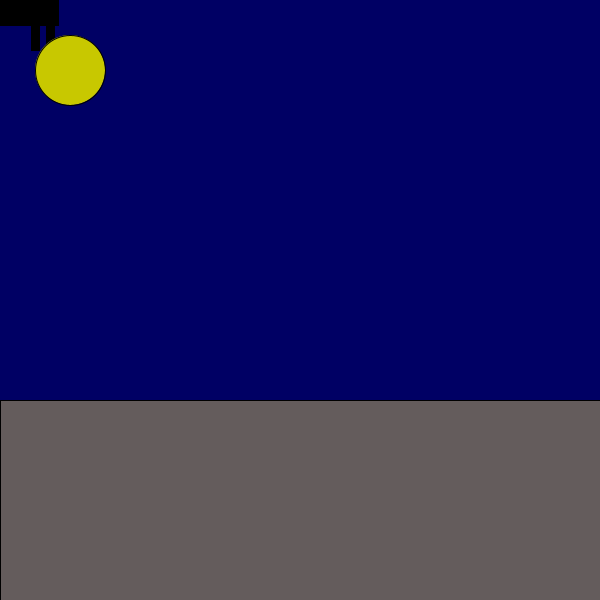
Frame 1 (no input)
Frame 60 (the mouse pressed at the canvas centre just before this capture): identical to frame 1, image omitted
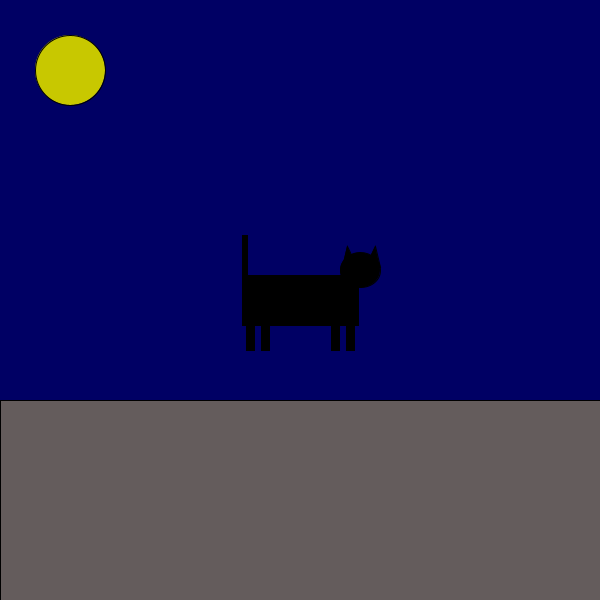
Frame 120 (the mouse held since frame 60 and released just before this capture)

The Processing sketch that drew these frames (run headless with seeded random() and noise(); from frame 60 on, the mouse is pressed at the canvas centre):

// Processing sketch: Function_Cat
// ── Function_Cat.pde
//Function Example Drawing a Cat

//=====================VOID SETUP START=====================
void setup(){
 
 background(0); 
 size(600,600);
 frameRate(30);
  
}
//=====================VOID SETUP END=====================


//=====================VOID DRAW START=====================
void draw(){
  
 background(0,0,100);
 ground();
 cat();
 moon();
 
}
//=====================VOID DRAW END=====================

//=====================VOID CAT START=====================
//This function draws a black cat

void cat(){
  
  int x, y, legLength, legWidth;    //declare local integer variables for cat
  
  rectMode(CENTER);  //set rect mode
  
  x = mouseX;    //assign current mouse xposition to x
  y = mouseY;    //assign current mouse yposition to y
  println("Current X Pos = "+x);
  println("Current Y Post = "+y);
  
  legWidth = 8;          //assign width of leg
  legLength = 40;        //assign length of leg
  
  fill(0);               //cat color
  rect(x,y,116,50);      //body
  
  ellipse(x+60,y-30,40,35);  //head  
  triangle(x+60-18,y-30-3, x+60-18+5, y-30-12-12, x+60-18+15, y-30-3);  //forward ear
  triangle(x+60+5,y-30-3, x+60+15, y-30-12-12, x+60+15+5, y-30-3);  //rear ear  
  
  rect(x-50,y+30,legWidth,legLength);  //back leg forward
  rect(x-35,y+30,legWidth,legLength);  //back leg behind
  
  rect(x+50,y+30,legWidth,legLength);  //front leg forward
  rect(x+35,y+30,legWidth,legLength);  //front leg behind
  
  rect(x-55,y-30, 5, 70);      //tail

}
//=====================VOID CAT END=====================

//=====================VOID GROUND START=====================
void ground(){
  fill(100,92,92);
  rectMode(CORNER);
  rect(0,400,width, height/3);
}
//=====================VOID GROUND END=====================


//=====================VOID MOON START=====================
void moon(){
  fill(200,200,0);
  ellipse(70,70, 70,70);
}
//=====================VOID MOON END=====================
